Frame 1 (no input): blank canvas, image omitted
Frame 60 (the mouse pressed at the canvas centre just before this capture): blank canvas, image omitted
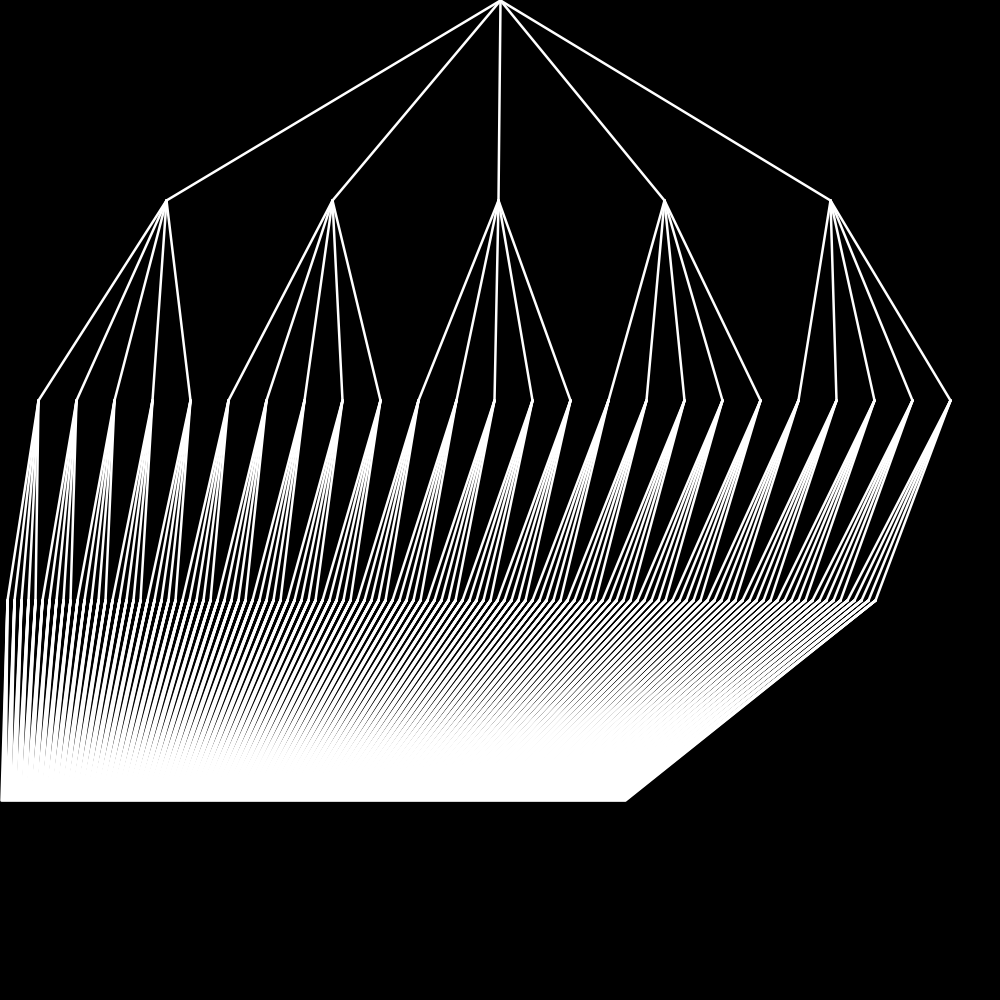
Frame 120 (the mouse held since frame 60 and released just before this capture)

The Processing sketch whose frames 1 and 60 were blank and that drew this single picture after the mouse press (run headless with seeded random() and noise(); from frame 60 on, the mouse is pressed at the canvas centre):

// Processing sketch: albero_ricorsivo
// ── albero_ricorsivo.pde
void setup()
{
   size(1000,1000);
   background(0); 
   strokeWeight(2.5);
   stroke(255,255);
}

int maxFigli = 10;
int maxLivelli = 10;
ArrayList<ArrayList<PVector>> nodiAlbero = new ArrayList<ArrayList<PVector>>();
int sizeNodo = 10;
int spaziaturaMin = 5;

void draw()
{
    
    background(0);
    int yDist = mouseY;
    int xDist = mouseX;
    
    int nFigli = (int)(maxFigli * (xDist / (float)width));
    int nLivelli =(int) (maxLivelli * (yDist / (float)height));
    
    nodiAlbero.clear();
    //System.out.println("n livelli : "+nLivelli);
    for(int i=1;i<=nLivelli;i++)
    {
       
       nodiAlbero.add(new ArrayList<PVector>() );
       //System.out.println((width/(sizeNodo+2*spaziaturaMin))+" "+(int)pow(nFigli,i));
//       if( (width/(sizeNodo+2*spaziaturaMin)) >= (int)pow(nFigli,i) )
//       {
           System.out.println("SI");
           for(int j=1;j<=(int)pow(nFigli,i-1);j++)
           {   int spaziatura = width / ( (int)pow(nFigli,i-1)+1 );
               int xNodo = (j) * spaziatura;
               int yNodo = (i-1) * (height/nLivelli);  
               
               nodiAlbero.get(nodiAlbero.size()-1).add( new PVector((int)xNodo,(int)yNodo));
           }
    //   } 
    }
    //System.out.println("albero a " + nodiAlbero.size());
    int nLivello = 0;
    for(ArrayList<PVector> livello : nodiAlbero)
    {  
        
       int nNodo = 0;
       for(PVector nodo : livello)
       {
         if(nLivello == 0) // radice
           point((int)nodo.x,(int)nodo.y);
          else
          {
            //chi è il nodo padre ?
            int indNodoPadre = nNodo / nFigli;
            PVector nodoPadre =  nodiAlbero.get(nLivello-1).get(indNodoPadre);
            line( (int)nodoPadre.x,(int)nodoPadre.y,(int)nodo.x,(int)nodo.y );
          } 
          
          nNodo ++;
       }
      nLivello++; 
    }
    
    
    
    
}
